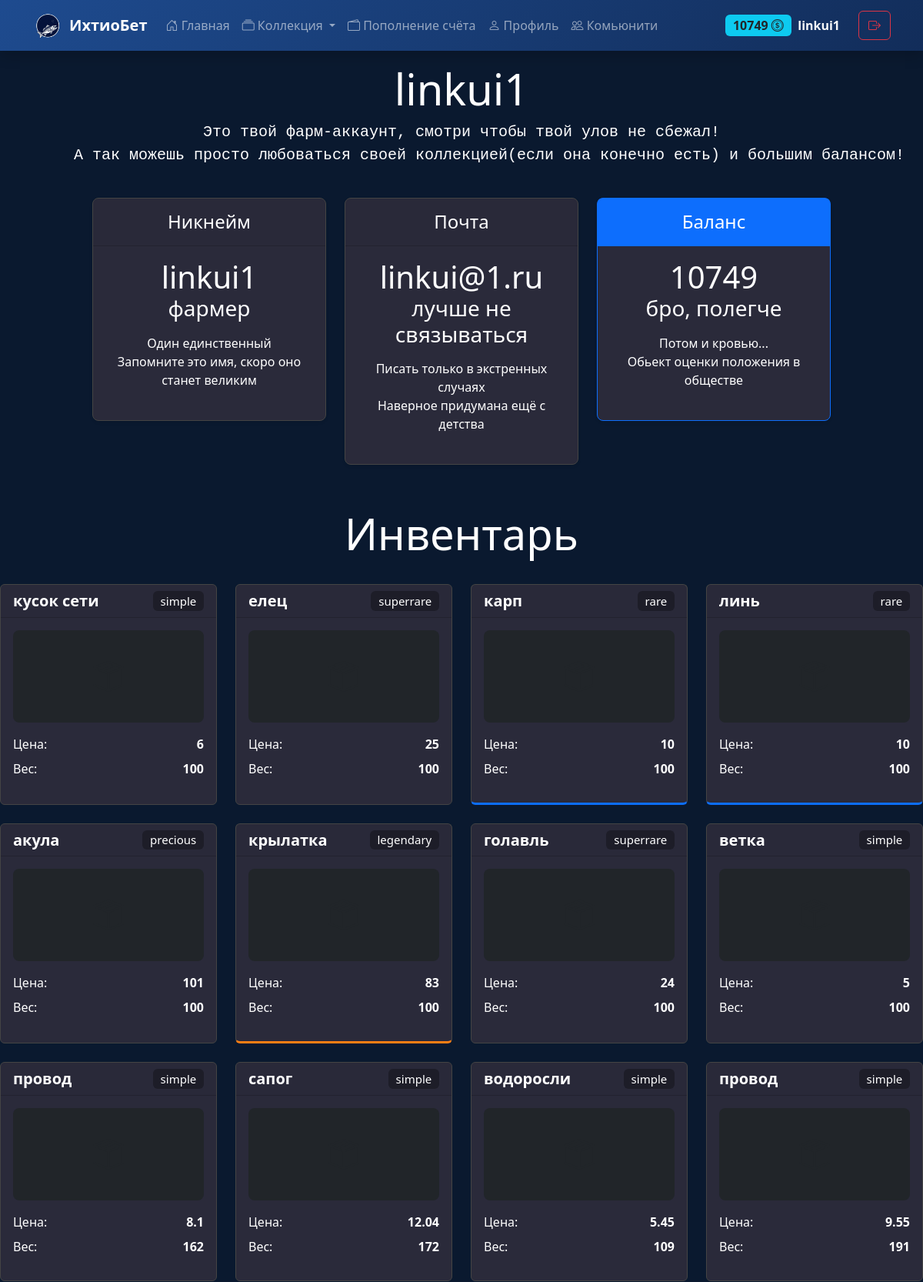
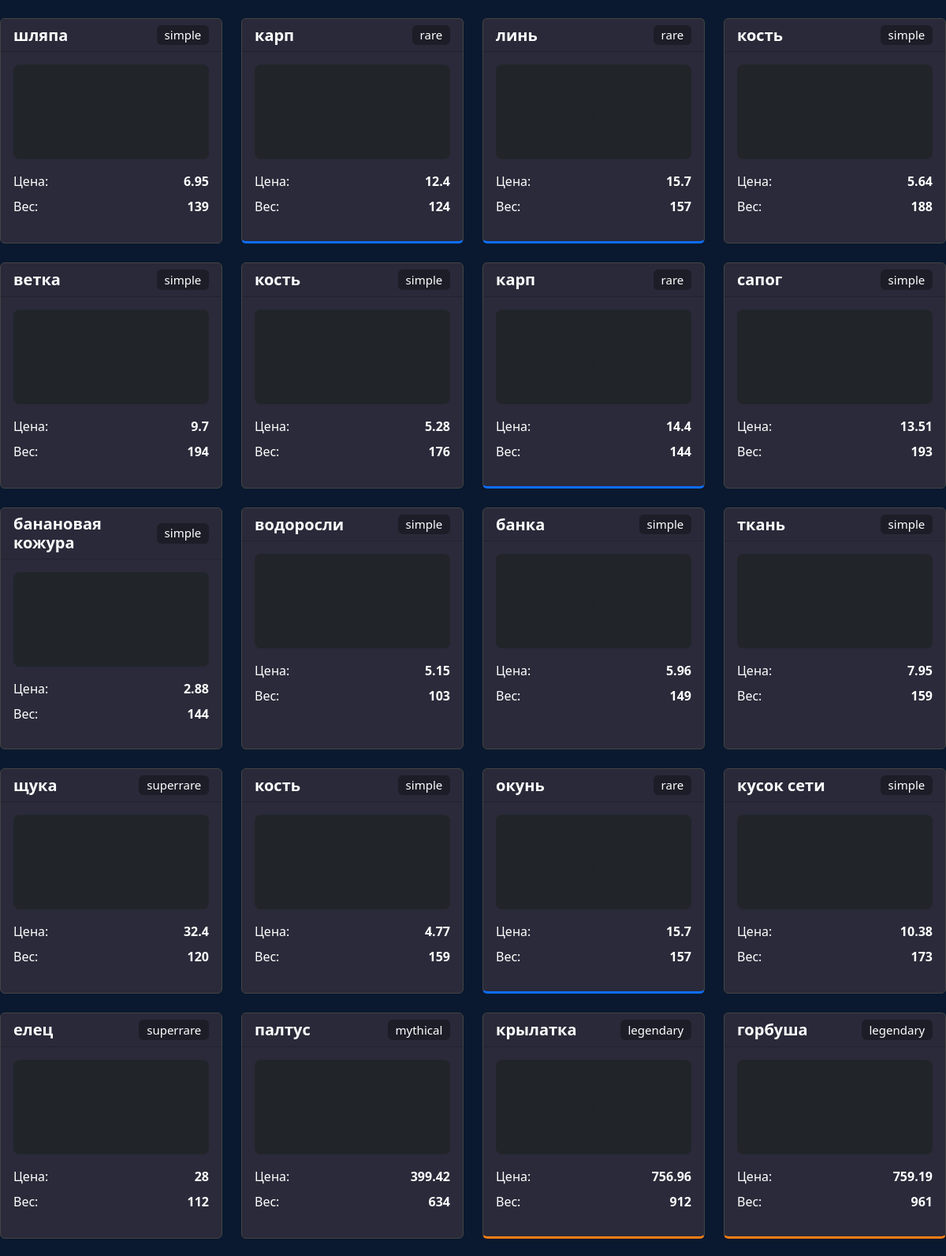
/profile (signed in, upper part), run on the app's committed database (2 pictures, top to bottom).
### app/models.py (models this page shows)
class Base(DeclarativeBase):
    pass

class User(Base, SerializerMixin):
    __tablename__ = "users"
    id = Column(Integer(), primary_key=True, autoincrement=True)
    name = Column(String(50), nullable=False)
    email = Column(String(50), nullable=False, unique=True)
    password = Column(String(), nullable=False)
    balance = Column(Integer(), default=0)
    inventory = relationship("Inventory", back_populates="author", cascade="all, delete")

class Items(Base, SerializerMixin):
    __tablename__ = "items"
    id = Column(Integer(), primary_key=True, autoincrement=True)
    name = Column(String(50), nullable=False)
    cost = Column(Integer(), nullable=False)
    rname = Column(String(), nullable=False)
    rarity = Column(String(), nullable=False)
    color = Column(String(), nullable=False)
    w = Column(Integer(), nullable=False)

### app/routes/auth.py (the view)
@auth_bp.route("/profile")
def profile():
    user_id = session.get("user_id")
    db_session = factory()
    user = db_session.get(User, user_id)
    inventory = db_session.query(Inventory).filter(Inventory.user_id == user_id)
    inventorys = list()
    for i in inventory:
        a = db_session.query(Items).filter(Items.id == i.item_id)
        for x in a:
            b = [x.rname, x.cost, x.rarity, x.color, x.w]
            inventorys.append(b)
    return render_template("profile.html", user=user, inventory=inventorys)

### templates/profile.html (shortened to what this page needs)
{% extends "reuse/base.html" %} {% block content %}
<link rel="stylesheet" href="static/profile.css" />
<div class="pricing-header p-3 pb-md-4 mx-auto text-center">
  <h1 class="display-4 fw-normal text-body-emphasis">
    <font color="white">{{ user.name }}</font>
  </h1>
  <pre
    class="fs-5 text-body-secondary"
  ><font color="white">Это твой фарм-аккаунт, смотри чтобы твой улов не сбежал!
      А так можешь просто любоваться своей коллекцией(если она конечно есть) и большим балансом!</font></pre>
</div>
<div class="desc1">
  <div class="desc">
    <div class="row row-cols-1 row-cols-md-3 mb-3 text-center">
      <div class="col">
        <div class="card mb-4 rounded-3 shadow-sm">
          <div class="card-header py-3">
            <h4 class="my-0 fw-normal text-white">Никнейм</h4>
          </div>
          <div class="card-body">
            <h1 class="card-title pricing-card-title text-white">
              {{ user.name }}<small class="text-body-secondary fw-light"><h3 class="text-white ">фармер</h3></small>
            </h1>
            <ul class="list-unstyled mt-3 mb-4 text-white">
              <li>Один единственный</li>
              <li>Запомните это имя, скоро оно станет великим</li>
            </ul>
          </div>
        </div>
      </div>
      <div class="col">
        <div class="card mb-4 rounded-3 shadow-sm">
          <div class="card-header py-3">
            <h4 class="my-0 fw-normal text-white">Почта</h4>
          </div>
          <div class="card-body">
            <h1 class="card-title pricing-card-title text-white">
              {{ user.email }}<small class="text-body-secondary fw-light"><h3 class="text-white ">лучше не связываться</h3></small>
            </h1>
            <ul class="list-unstyled mt-3 mb-4 text-white">
              <li>Писать только в экстренных случаях</li>
              <li>Наверное придумана ещё с детства</li>
            </ul>
          </div>
        </div>
      </div>
      <div class="col">
        <div class="card mb-4 rounded-3 shadow-sm border-primary">
          <div class="card-header py-3 text-bg-primary border-primary">
            <h4 class="my-0 fw-normal text-white">Баланс</h4>
          </div>
          <div class="card-body">
            <h1 class="card-title pricing-card-title text-white">
              {{ user.balance }}<small class="text-body-secondary fw-light"><h3 class="text-white ">бро, полегче</h3></small>
            </h1>
            <ul class="list-unstyled mt-3 mb-4 text-white">
              <li>Потом и кровью...</li>
              <li>Обьект оценки положения в обществе</li>
            </ul>
          </div>
        </div>
      </div>
    </div>
  </div>
</div>
<div class="pricing-header p-3 pb-md-4 mx-auto text-center">
  <h3 class="display-4 fw-normal text-body-emphasis">
    <font color="white">Инвентарь</font>
  </h3>
</div>
<div class="row row-cols-1 row-cols-sm-2 row-cols-md-3 row-cols-lg-4 g-4 inventory-grid">
    {% for item in inventory %}
    <div class="col" data-rarity="{{ item[2]|lower }}">
      <div class="card h-100 rarity-{{ item[2]|lower }} animate__animated animate__fadeInUp">
        <div class="card-header">
          <h5 class="my-0 fw-bold d-flex justify-content-between align-items-center text-white">
            {{ item[0] }}
            <span class="badge rarity-badge text-white">{{ item[2] }}</span>
          </h5>
        </div>
        <div class="card-body d-flex flex-column">
          <div class="mb-3">
            <div class="item-image-placeholder bg-dark rounded-3 d-flex align-items-center justify-content-center mb-3" style="height: 120px;">
              <i class="bi bi-box-seam fs-1 text-muted"></i>
            </div>
            <div class="d-flex justify-content-between mb-2">
              <span class="text-white">Цена:</span>
              <span class="fw-bold text-white">{{ item[1] }}</span>
            </div>
            <div class="d-flex justify-content-between text-white">
              <span class="text-white">Вес:</span>
              <span class="fw-bold text-white">{{ item[4] }}</span>
            </div>
          </div>
        </div>
      </div>
    </div>
    {% endfor %}
  </div>
{% endblock %}

### templates/reuse/navigation.html (shortened to what this page needs)
<nav class="navbar navbar-expand-lg navbar-dark bg-primary-gradient shadow">
    <div class="container">
        <a class="navbar-brand d-flex align-items-center" href="{{ url_for('index.index') }}">
            <img src="{{ url_for('static', filename='img/logo.png') }}" alt="ИхтиоБет" height="40" class="me-2">
            <span class="fw-bold">ИхтиоБет</span>
        </a>
        <div class="collapse navbar-collapse" id="navbarContent">
            <ul class="navbar-nav me-auto mb-2 mb-lg-0">
                <li class="nav-item">
                    <a class="nav-link {{ 'active' if request.endpoint == '' }}" href="{{ url_for('index.index') }}">
                        <i class="bi bi-house-door"></i> Главная
                    </a>
                </li>
                <li class="nav-item dropdown">
                    <a class="nav-link dropdown-toggle" href="#" id="collectionDropdown" role="button" data-bs-toggle="dropdown">
                        <i class="bi bi-collection"></i> Коллекция
                    </a>
                </li>
                <li class="nav-item">
                    <a class="nav-link {{ 'active' if request.endpoint == 'promo' }}" href="{{ url_for('payments.promo') }}">
                        <i class="bi bi-wallet2"></i> Пополнение счёта
                    </a>
                </li>
                <li class="nav-item">
                    <a class="nav-link {{ 'active' if request.endpoint == 'profile' }}" href="{{ url_for('auth.profile') }}">
                        <i class="bi bi-person"></i> Профиль
                    </a>
                </li>
                <li class="nav-item">
                    <a class="nav-link {{ 'active' if request.endpoint == 'community' }}" href="{{ url_for('community.community') }}">
                        <i class="bi bi-people"></i> Комьюнити
                    </a>
                </li>
            </ul>
            <div class="d-flex align-items-center">
                {% if not user %}
                    <a class="btn btn-outline-light me-2" href="{{ url_for('auth.login_user') }}">
                        <i class="bi bi-box-arrow-in-right"></i> Вход
                    </a>
                    <a class="btn btn-warning" href="{{ url_for('auth.register_user') }}">
                        <i class="bi bi-person-plus"></i> Регистрация
                    </a>
                {% else %}
                    <div class="d-flex align-items-center me-3">
                        <span class="badge bg-info text-dark me-2 fs-6">
                            {{ user.balance }} <i class="bi bi-coin"></i>
                        </span>
                        <span class="fw-bold">{{ user.name }}</span>
                    </div>
                    <a class="btn btn-outline-danger ms-2" href="{{ url_for('auth.logout') }}">
                        <i class="bi bi-box-arrow-right"></i>
                    </a>
                {% endif %}
            </div>
        </div>
    </div>
</nav>

### static/index.css (style rules this page uses)
:root { --dark-blue: #0a192f; --darker-blue: #0a1428; --primary-blue: #1e4b8f; --teal: #00b4d8; --purple: #6a4c93; --orange: #ff7b00; --gold: #ffd700; }
body { background-color: var(--dark-blue); color: #e6f1ff; }
.bg-dark-blue { background-color: var(--dark-blue); }
.bg-primary-gradient { background: linear-gradient(135deg, var(--primary-blue), #122d5a); }

### static/profile.css (style rules this page uses)
body { background-color: #141414; }
.desc { width: 80%; position: center; }
.desc1 { display: flex; justify-content: center; }

### templates/profile.html (style rules this page uses)
.card { background-color: #2a2a3a; border: 1px solid #444; transition: all 0.3s ease; }
.rarity-rare { border-bottom: 3px solid #0d6efd; }
.rarity-legendary { border-bottom: 3px solid #fd7e14; }
.rarity-badge { background-color: rgba(0, 0, 0, 0.3); font-weight: normal; }

### data on the page
User: balance "10749", name "linkui1", email "linkui@1.ru"
Items: rname "кусок сети", rarity "simple", cost "6", w "100"
Items: rname "елец", rarity "superrare", cost "25", w "100"
Items: rname "карп", rarity "rare", cost "10", w "100"
Items: rname "линь", rarity "rare", cost "10", w "100"
Items: rname "акула", rarity "precious", cost "101", w "100"
Items: rname "крылатка", rarity "legendary", cost "83", w "100"
Items: rname "голавль", rarity "superrare", cost "24", w "100"
Items: rname "ветка", rarity "simple", cost "5", w "100"
Items: rname "провод", rarity "simple", cost "8.1", w "162"
Items: rname "сапог", rarity "simple", cost "12.04", w "172"
Items: rname "водоросли", rarity "simple", cost "5.45", item "109"
Items: rname "провод", rarity "simple", cost "9.55", w "191"
Items: rname "шляпа", rarity "simple", cost "6.95", w "139"
Items: rname "карп", rarity "rare", cost "12.4", w "124"
Items: rname "линь", rarity "rare", cost "15.7", w "157"
Items: rname "кость", rarity "simple", cost "5.64", w "188"
Items: rname "ветка", rarity "simple", cost "9.7", w "194"
Items: rname "кость", rarity "simple", cost "5.28", w "176"
Items: rname "карп", rarity "rare", cost "14.4", w "144"
Items: rname "сапог", rarity "simple", cost "13.51", w "193"
Items: rname "банановая кожура", rarity "simple", cost "2.88", w "144"
Items: rname "водоросли", rarity "simple", cost "5.15", w "103"
Items: rname "банка", rarity "simple", cost "5.96", w "149"
Items: rname "ткань", rarity "simple", cost "7.95", w "159"
Items: rname "щука", rarity "superrare", cost "32.4", w "120"
Items: rname "кость", rarity "simple", cost "4.77", w "159"
Items: rname "окунь", rarity "rare", cost "15.7", w "157"
Items: rname "кусок сети", rarity "simple", cost "10.38", w "173"
Items: rname "елец", rarity "superrare", cost "28", w "112"
Items: rname "палтус", rarity "mythical", cost "399.42", w "634"
Items: rname "крылатка", rarity "legendary", cost "756.96", w "912"
Items: rname "горбуша", rarity "legendary", cost "759.19", w "961"
